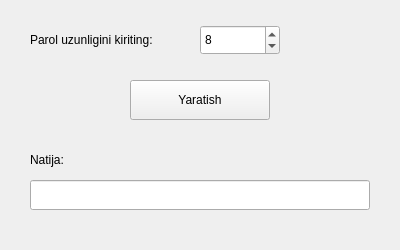
<?xml version="1.0" encoding="UTF-8"?>
<ui version="4.0">
 <class>MainWindow</class>
 <widget class="QMainWindow" name="MainWindow">
  <property name="geometry">
   <rect>
    <x>0</x>
    <y>0</y>
    <width>400</width>
    <height>250</height>
   </rect>
  </property>
  <property name="windowTitle">
   <string>Xavfsiz Parol Generatori</string>
  </property>
  <widget class="QWidget" name="centralwidget">
   <widget class="QLabel" name="label">
    <property name="geometry">
     <rect>
      <x>30</x>
      <y>30</y>
      <width>160</width>
      <height>20</height>
     </rect>
    </property>
    <property name="text">
     <string>Parol uzunligini kiriting:</string>
    </property>
   </widget>
   <widget class="QSpinBox" name="input_length">
    <property name="geometry">
     <rect>
      <x>200</x>
      <y>25</y>
      <width>80</width>
      <height>30</height>
     </rect>
    </property>
    <property name="minimum">
     <number>4</number>
    </property>
    <property name="maximum">
     <number>128</number>
    </property>
    <property name="value">
     <number>8</number>
    </property>
   </widget>
   <widget class="QPushButton" name="btn_generate">
    <property name="geometry">
     <rect>
      <x>130</x>
      <y>80</y>
      <width>140</width>
      <height>40</height>
     </rect>
    </property>
    <property name="text">
     <string>Yaratish</string>
    </property>
   </widget>
   <widget class="QLabel" name="label_2">
    <property name="geometry">
     <rect>
      <x>30</x>
      <y>150</y>
      <width>150</width>
      <height>20</height>
     </rect>
    </property>
    <property name="text">
     <string>Natija:</string>
    </property>
   </widget>
   <widget class="QLineEdit" name="output_pass">
    <property name="geometry">
     <rect>
      <x>30</x>
      <y>180</y>
      <width>340</width>
      <height>30</height>
     </rect>
    </property>
    <property name="readOnly">
     <bool>true</bool>
    </property>
   </widget>
  </widget>
 </widget>
 <resources/>
 <connections/>
</ui>
